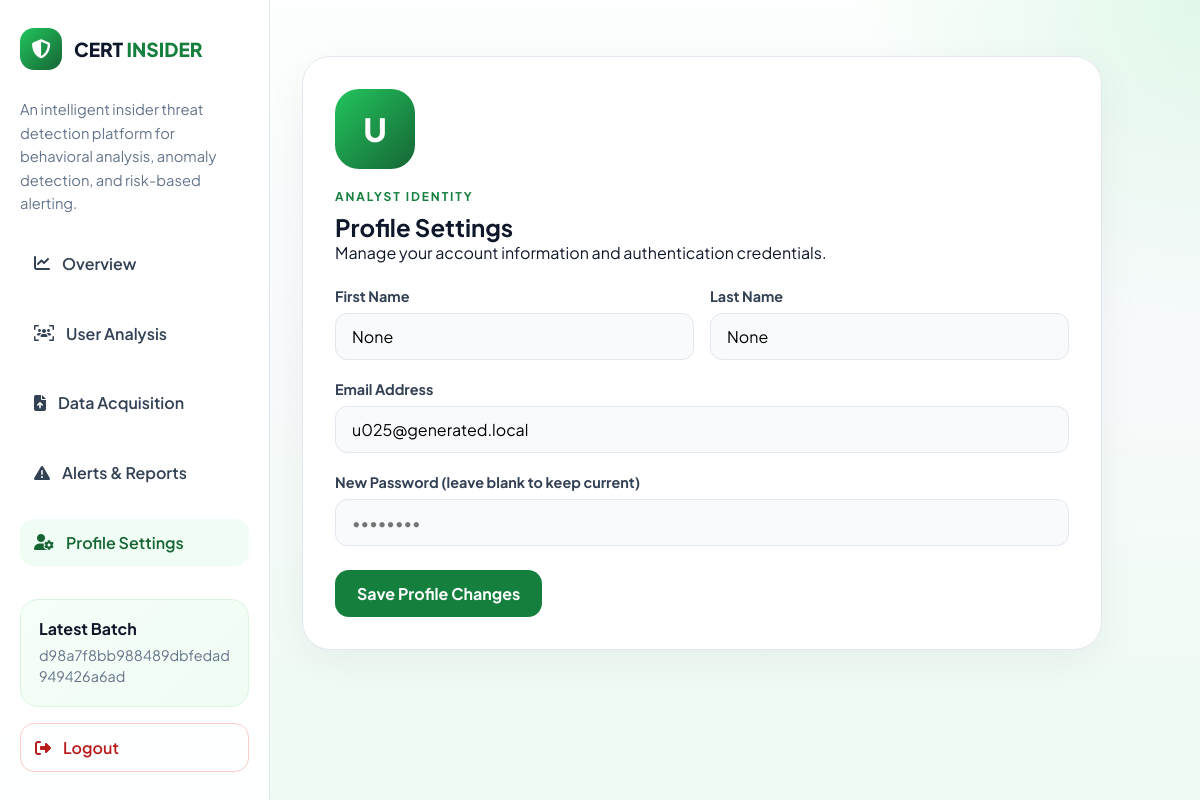
The page /profile (signed in) on the database its author committed.
### models/log.py (models this page shows, shortened)
class Log(db.Model):
    __tablename__ = "logs"
    id = db.Column(db.Integer, primary_key=True)
    batch_id = db.Column(db.String(64), nullable=False, index=True)
    user_id = db.Column(db.Integer, db.ForeignKey("users.id"), nullable=False, index=True)
    event_timestamp = db.Column(db.DateTime, nullable=True, index=True)
    login_frequency = db.Column(db.Float, nullable=False, default=0.0)
    after_hours_activity = db.Column(db.Float, nullable=False, default=0.0)
    night_login_count = db.Column(db.Float, nullable=False, default=0.0)
    file_access_count = db.Column(db.Float, nullable=False, default=0.0)
    email_activity_count = db.Column(db.Float, nullable=False, default=0.0)
    usb_usage_count = db.Column(db.Float, nullable=False, default=0.0)
    anomaly_flag = db.Column(db.Boolean, nullable=False, default=False)
    threat_level = db.Column(db.String(20), nullable=False, default="low")
    source_filename = db.Column(db.String(255), nullable=True)
    raw_record = db.Column(db.JSON, nullable=False)
    created_at = db.Column(db.DateTime, nullable=False, server_default=func.now())
    user = db.relationship("User", back_populates="logs")
    risk_score = db.relationship("RiskScore", back_populates="log", uselist=False, cascade="all, delete-orphan")
    alerts = db.relationship("Alert", back_populates="log", lazy=True, cascade="all, delete-orphan")

### models/user.py (models this page shows, shortened)
class User(db.Model):
    __tablename__ = "users"
    id = db.Column(db.Integer, primary_key=True)
    username = db.Column(db.String(80), unique=True, nullable=False, index=True)
    email = db.Column(db.String(120), unique=True, nullable=False, index=True)
    password_hash = db.Column(db.String(255), nullable=False)
    first_name = db.Column(db.String(100), nullable=True)
    last_name = db.Column(db.String(100), nullable=True)
    role = db.Column(db.String(50), nullable=False, default="analyst")
    created_at = db.Column(db.DateTime, nullable=False, server_default=func.now())
    logs = db.relationship("Log", back_populates="user", lazy=True)
    @property
    def fname(self):
        if self.first_name:
            return self.first_name.capitalize()
        parts = self.username.replace("_", ".").split(".")
        return parts[0].capitalize() if parts and parts[0] else "User"
    @property
    def lname(self):
        if self.last_name:
            return self.last_name.capitalize()
        parts = self.username.replace("_", ".").split(".")
        return parts[1].capitalize() if len(parts) > 1 and parts[1] else ""

### app.py (the view, shortened to what this page needs)
    @app.route("/profile", methods=["GET", "POST"])
    @_login_required
    def profile():
        user = _current_user()
        return render_template("profile.html", user=user)

### app.py (called while the page is built)
def _current_user():
    user_id = session.get("user_id")
    if not user_id:
        return None
    return db.session.get(User, user_id)

def _login_required(view):
    @wraps(view)
    def wrapped_view(*args, **kwargs):
        if _current_user() is None:
            flash("Please sign in to continue.", "error")
            return redirect(url_for("login_page"))
        return view(*args, **kwargs)
    return wrapped_view

def _latest_batch_logs():
    latest_log = Log.query.order_by(Log.created_at.desc(), Log.id.desc()).first()
    if latest_log is None:
        return None, []
    batch_logs = (
        Log.query.filter_by(batch_id=latest_log.batch_id)
        .order_by(Log.id.asc())
        .all()
    )
    return latest_log.batch_id, batch_logs

### templates/profile.html (shortened to what this page needs)
{% extends "base.html" %}
{% block content %}
    <div class="profile-card">
        <div class="avatar-large">{{ user.fname[:1] }}{{ user.lname[:1] }}</div>
        <div class="eyebrow">Analyst Identity</div>
        <h2>Profile Settings</h2>
        <p>Manage your account information and authentication credentials.</p>
        <form method="POST">
            <div class="form-section">
                <div class="form-row">
                    <div class="form-group">
                        <label>First Name</label>
                        <input type="text" name="first_name" value="{{ user.first_name }}">
                    </div>
                    <div class="form-group">
                        <label>Last Name</label>
                        <input type="text" name="last_name" value="{{ user.last_name }}">
                    </div>
                </div>
                <div class="form-group">
                    <label>Email Address</label>
                    <input type="email" name="email" value="{{ user.email }}">
                </div>
                <div class="form-group">
                    <label>New Password (leave blank to keep current)</label>
                    <input type="password" name="new_password" placeholder="••••••••">
                </div>
            </div>
            <button type="submit" class="btn btn-primary">Save Profile Changes</button>
        </form>
    </div>
{% endblock %}

### templates/base.html (shortened to what this page needs)
<!DOCTYPE html>
<html lang="en">
<head>
    <link rel="stylesheet" href="https://cdnjs.cloudflare.com/ajax/libs/font-awesome/6.4.0/css/all.min.css">
</head>
<body>
    {% set active_page = request.endpoint %}
    <aside class="sidebar">
        <a href="{{ url_for('dashboard') }}" class="logo">
            <i class="fas fa-shield-halved"></i>
            <div>CERT <span>INSIDER</span></div>
        </a>
        <p class="sidebar-copy">An intelligent insider threat detection platform for behavioral analysis, anomaly detection, and risk-based alerting.</p>
        <ul class="nav-menu">
            <li><a href="{{ url_for('dashboard') }}" class="nav-link {{ 'active' if active_page == 'dashboard' else '' }}"><i class="fas fa-chart-line"></i> Overview</a></li>
            <li><a href="{{ url_for('detect_view') }}" class="nav-link {{ 'active' if active_page in ['detect_view', 'predict'] else '' }}"><i class="fas fa-users-viewfinder"></i> User Analysis</a></li>
            <li><a href="{{ url_for('upload') }}" class="nav-link {{ 'active' if active_page == 'upload' else '' }}"><i class="fas fa-file-arrow-up"></i> Data Acquisition</a></li>
            <li><a href="{{ url_for('results') }}" class="nav-link {{ 'active' if active_page == 'results' else '' }}"><i class="fas fa-triangle-exclamation"></i> Alerts & Reports</a></li>
            <li><a href="{{ url_for('profile') }}" class="nav-link {{ 'active' if active_page == 'profile' else '' }}"><i class="fas fa-user-gear"></i> Profile Settings</a></li>
        </ul>
        <div class="sidebar-summary">
            <strong>Latest Batch</strong>
            <p>{% if latest_batch_id %}{{ latest_batch_id }}{% else %}No dataset processed yet{% endif %}</p>
        </div>
        <a href="{{ url_for('logout') }}" class="nav-link logout-btn">
            <i class="fas fa-right-from-bracket"></i> Logout
        </a>
    </aside>
    <main class="main-content">
        {% block content %}{% endblock %}
    </main>
</body>
</html>

### rows shown on the page
Log: batch "d98a7f8bb988489dbfedad949426a6ad"
User: first_name+username "U", first_name "None", last_name "None", email "u025@generated.local"
